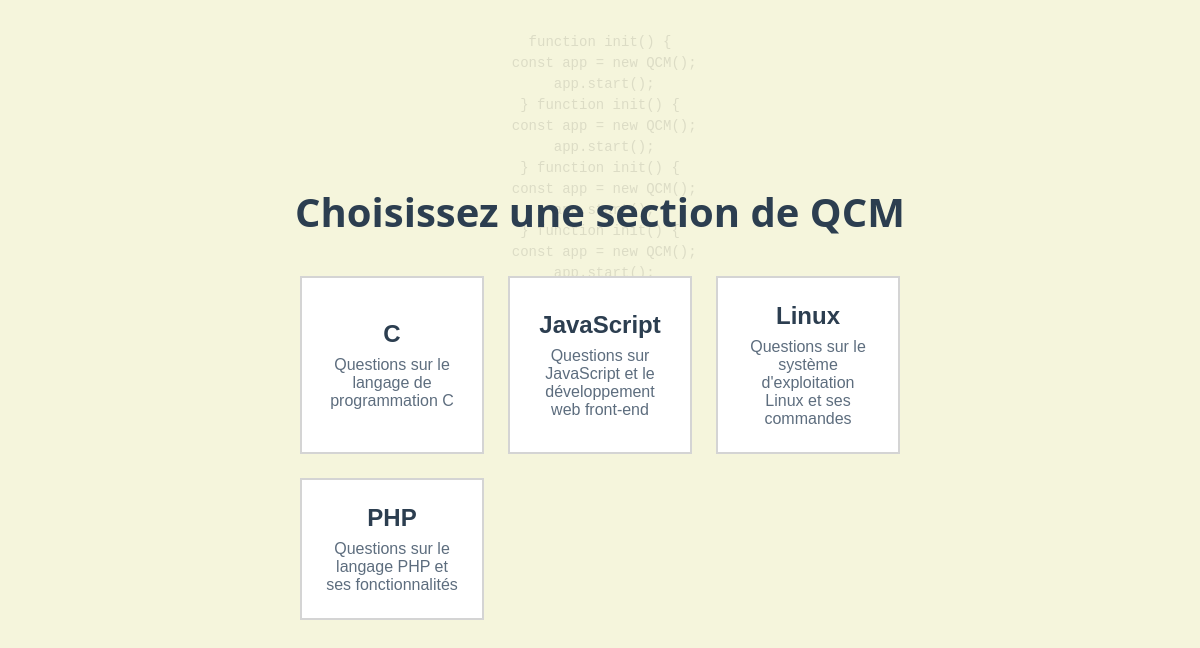
/choisir_section.php, run on the app's committed database.
### tables this page shows
CREATE TABLE IF NOT EXISTS sections (
    id INT AUTO_INCREMENT PRIMARY KEY,
    nom VARCHAR(100) NOT NULL,
    description TEXT
);

### choisir_section.php (the view, shortened to what this page needs)
<?php
require_once 'db.php';
$sections = [];
try {
    $stmt = $pdo->query("SELECT id, nom, description FROM sections ORDER BY nom");
    $sections = $stmt->fetchAll(PDO::FETCH_ASSOC);
} catch (PDOException $e) {
    error_log("Erreur lors de la récupération des sections: " . $e->getMessage());
}
?>
<!DOCTYPE html>
<html lang="fr">
<head>
  <link rel="stylesheet" href="style.css">
</head>
<body class="section-page">
  <div class="section-container">
    <h1>Choisissez une section de QCM</h1>
    <form action="section.php" method="get" class="sections-grid">
      <?php if (!empty($sections)): ?>
          <?php foreach ($sections as $section): ?>
              <button class="section-card" type="submit" name="section_id" value="<?php echo htmlspecialchars($section['id']); ?>">
                <h3><?php echo htmlspecialchars($section['nom']); ?></h3>
                <p><?php echo htmlspecialchars($section['description']); ?></p>
              </button>
          <?php endforeach; ?>
      <?php else: ?>
          <p>Aucune section disponible pour le moment.</p>
      <?php endif; ?>
    </form>
  </div>
</body>
</html>

### style.css (style rules this page uses)
:root { --beige: #f5f5dc; --beige-light: #fafaf0; --beige-dark: #e8e8d0; --blue-light: #e6f3ff; --blue-accent: #b3d9ff; --green-light: #e6ffe6; --green-accent: #b3ffb3; --text-dark: #2c3e50; --text-light: #5d6d7e; --border: 2px solid #d4d4d4; --white: #fff; --primary-color: #4a90e2; --success-color: #27ae60; --error-color: #c0392b; --spacing-xs: 0.25rem; --spacing-sm: 0.5rem; --spacing-md: 1rem; --spacing-lg: 1.5rem; --spacing-xl: 2rem; --border-radius: 0; }
* { margin: 0; padding: 0; box-sizing: border-box; }
body, .home-page, .section-page, .dashboard-page, .qcm-page { background: var(--beige-light) !important; color: var(--text-dark); }
body { font-family: 'Poppins', sans-serif; line-height: 1.6; position: relative; }
body::before { content: ''; position: fixed; top: 0; left: 0; right: 0; bottom: 0; background-color: #f5f5dc; z-index: -2; }
h1 { color: #1a237e; font-size: 3em; margin-bottom: 20px; }
form { display: flex; flex-direction: column; gap: 15px; max-width: 600px; margin: 0 auto; }
.section-page { background-color: var(--background-color); min-height: 100vh; }
.section-container { max-width: 1200px; margin: 2rem auto; padding: var(--spacing-xl); }
*, *:before, *:after { border-radius: 0 !important; }
.section-container { display: flex; flex-direction: column; align-items: center; padding: var(--spacing-xl); width: 100%; max-width: 800px; margin: 0 auto; }
.section-container h1 { color: var(--text-dark); margin-bottom: var(--spacing-xl); font-size: 2.5rem; text-align: center; }
.sections-grid { display: grid; grid-template-columns: 1fr; gap: var(--spacing-lg); width: 100%; }
.section-card { background-color: var(--white); border: var(--border); border-radius: var(--border-radius); padding: var(--spacing-lg); text-align: center; cursor: pointer; transition: background-color 0.3s ease, border-color 0.3s ease, box-shadow 0.3s ease; box-shadow: none; color: var(--text-dark); width: 100%; display: flex; flex-direction: column; justify-content: center; align-items: center; text-decoration: none; }
.section-card h3 { font-size: 1.5rem; margin-bottom: var(--spacing-sm); color: var(--text-dark); }
.section-card p { font-size: 1rem; color: var(--text-light); }
@media (min-width: 768px) { .sections-grid { grid-template-columns: repeat(2, 1fr); } }
@media (min-width: 1024px) { .sections-grid { grid-template-columns: repeat(3, 1fr); } }
.section-page .section-container { background: none; padding: 0; border: none; box-shadow: none; }
.section-page .section-card { background-color: var(--white); }

### choisir_section.php (style rules this page uses)
body { background: url('assets/bg-code-pattern.png') center/cover no-repeat; font-family: 'Segoe UI', sans-serif; display: flex; justify-content: center; align-items: center; height: 100vh; flex-direction: column; text-align: center; }
h1 { font-size: 2em; color: #333; margin-bottom: 1em; }

### data on the page
sections: $section['id'] 4 (drawn), nom "C", description "Questions sur le langage de programmation C"
sections: $section['id'] 2 (drawn), nom "JavaScript", description "Questions sur JavaScript et le développement web front-end"
sections: $section['id'] 3 (drawn), nom "Linux", description "Questions sur le système d'exploitation Linux et ses commandes"
sections: $section['id'] 1 (drawn), nom "PHP", description "Questions sur le langage PHP et ses fonctionnalités"
